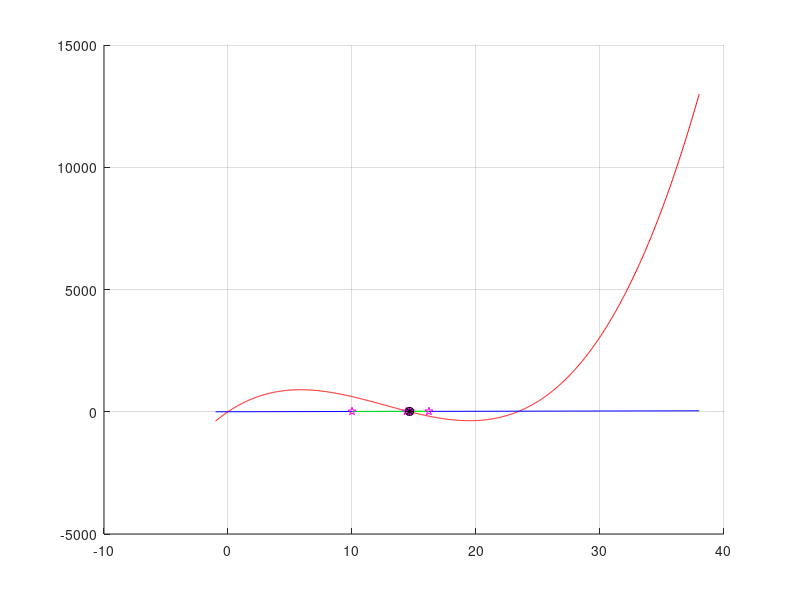

MATLAB code for this plot: (Note: this script raises an error after producing the figure.)
%
% Vienos lygties sprendimas: paprastuju iteraciju metodas
% 
function PaprastujuIteracijuMetodas
clc,close all
 
%------------------------   PRADINIAI DUOMENYS  ----------------------------
 
 
range=[-1,38];
x0 = 10;
nitmax= 1000;
alpha=100 % parenkame daugiklio reiksme
eps = 1e-9;
 
% braizomas funkcijos grafikas
npoints=1000; x=range(1): (range(2)-range(1))/(npoints-1) :range(2);  fff=f(x);
figure(1); grid on; hold on;
plot(x,fff,'r-');
plot(range,range,'b-');
 
%------------------------   SPRENDIMAS  -----------------------------------
 
xn=x0;prec=1e20; nit=0; % pradinis artinys, pradine tikslumo reiksme ir iteracijos numeris
while prec > eps  % iteracijos
    nit=nit+1;
    if nit > nitmax, fprintf('Virsytas leistinas iteraciju skaicius. Tikslumas nepasiektas');return;end
 
    
            fn=f(xn)/alpha+xn;
            plot([xn,xn,fn],[xn,fn,fn],'g-');
            plot(xn,fn,'mp');
            xn=fn;
    
     
        pause
        
    prec=abs(f(xn));
    nit
    prec
    xn
end
plot(xn,fn,'k*');plot(xn,fn,'ko');
f='x.^3 - 38*x.^2 + 342*x'
fzero(f, x0)
end
 
 
function fff=f(x)
    fff=x.^3 - 38*x.^2 + 342*x;
return
end
